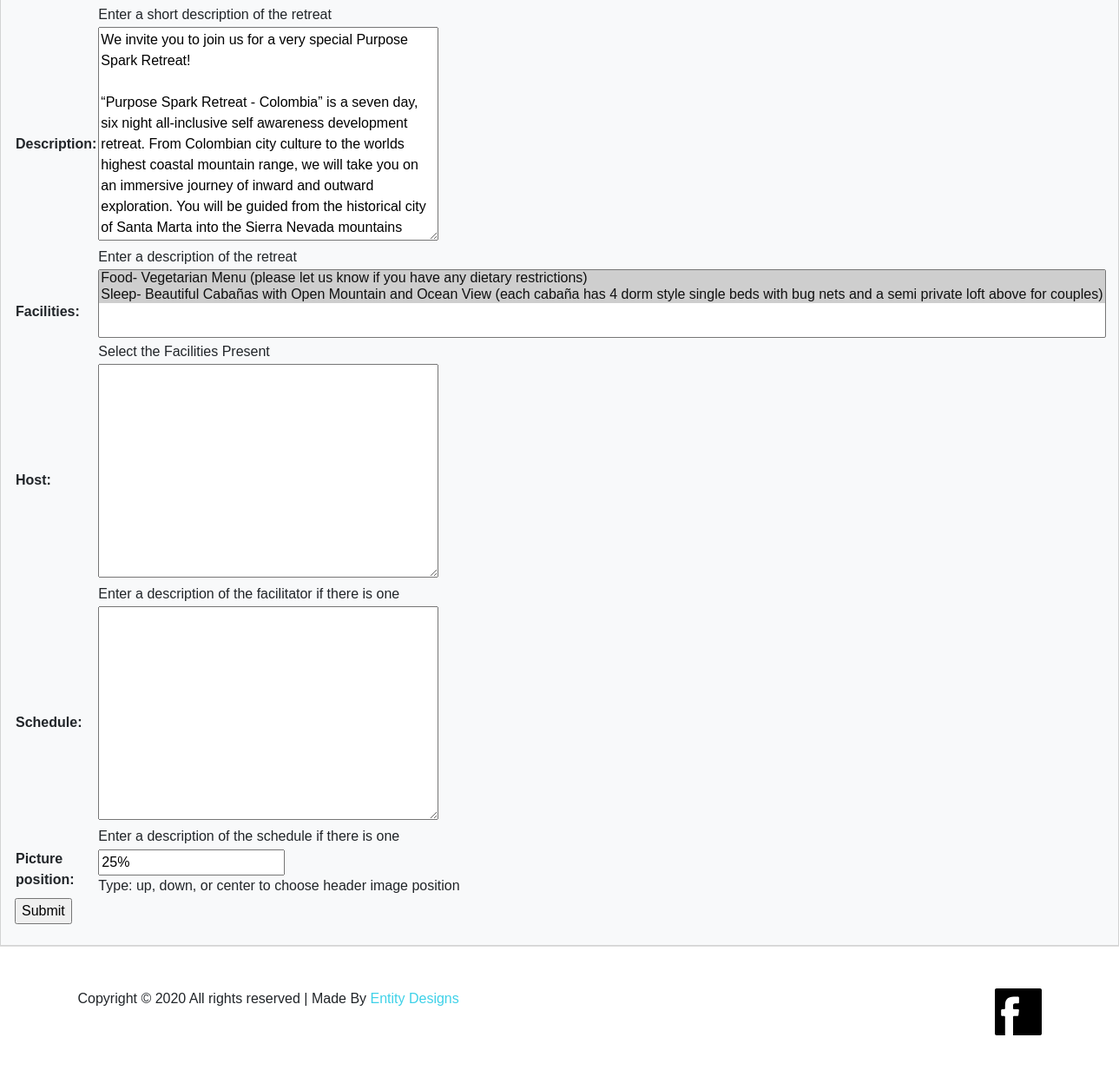
Before: /retreats/event/3/update/ (signed in, lower part) with the older database file.
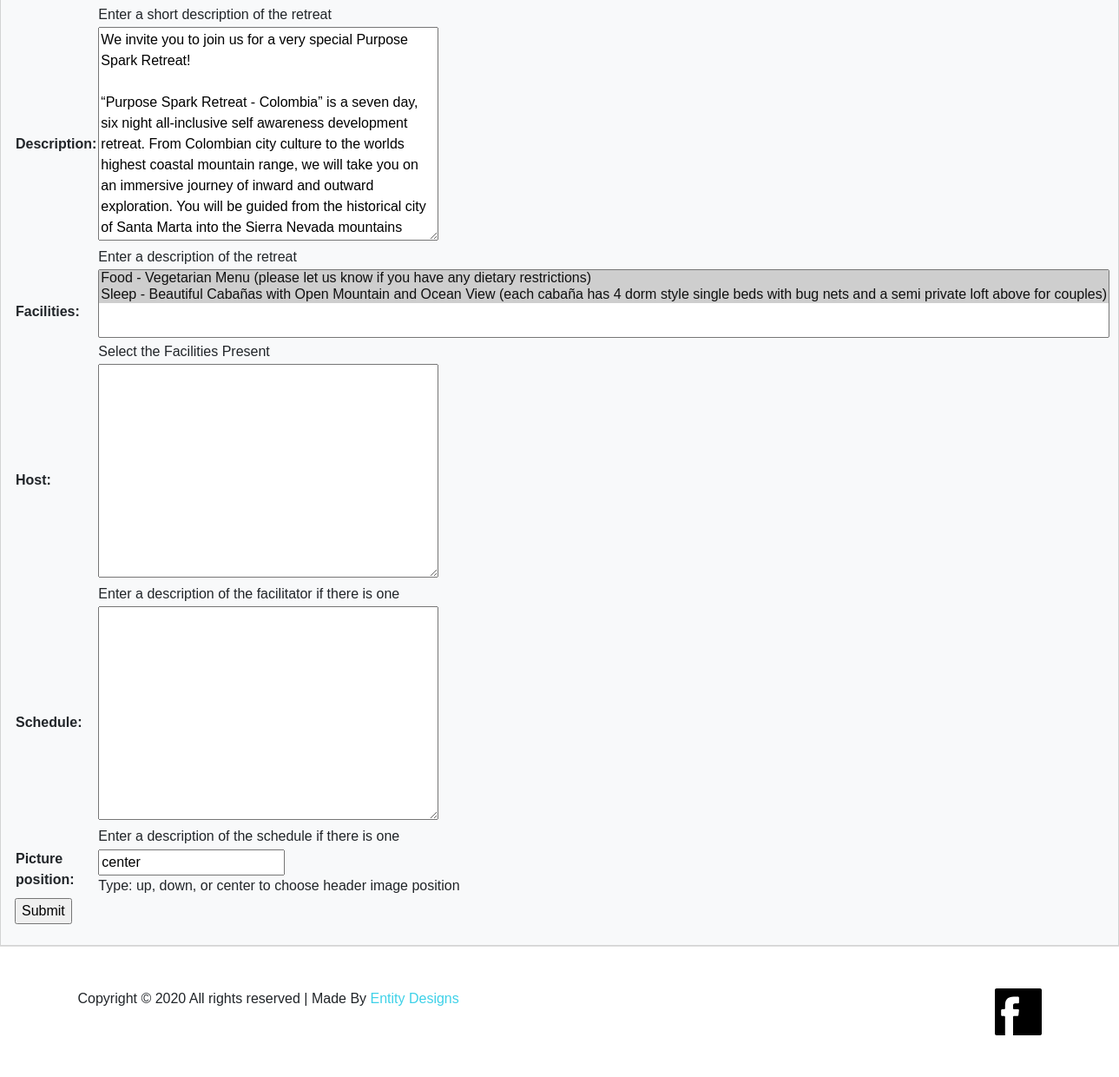
After: the same page with the newer database file.
### retreats/models.py (models this page shows, shortened)
class Event(models.Model):
    title = models.CharField(max_length=200)
    home_image = models.ImageField(upload_to='img/', blank=True, default='img/yoga.jpg')
    start_date = models.DateField()
    end_date = models.DateField(blank=True, null=True)
    short_description = models.TextField(max_length=350, help_text='Enter a short description of the retreat')
    description = models.TextField(max_length=1500, help_text='Enter a description of the retreat')
    facilities = models.ManyToManyField(Facility, help_text='Select the Facilities Present', blank=True)
    host = models.TextField(max_length=1000, null=True, blank=True, help_text='Enter a description of the facilitator if there is one')
    schedule = models.TextField(max_length=1000, null=True, blank=True, help_text='Enter a description of the schedule if there is one')
    picture_position = models.CharField(max_length=6, default='center', help_text='Type: up, down, or center to choose header image position ')
    class Meta:
        ordering = ['-start_date']
    @property
    def position(self):
        if self.picture_position == 'up':
            return '25%'
        elif self.picture_position == 'center':
            return 'center'
        elif self.picture_position == 'down':
            return '75%'

### retreats/views.py (the view)
# urls.py: path('event/<int:pk>/update/', views.EventUpdate.as_view(), name='event_update'),
class EventUpdate(LoginRequiredMixin, UpdateView):
    model = Event
    fields = '__all__'

### retreats/models.py (called while the page is built)
    def __str__(self):
        return self.name

### retreats/templates/retreats/event_form.html (shortened to what this page needs)
{% extends "base_generic.html" %}
{% block content %}
<section id="content" class="text-md-left text-center">
    <div class="container-fluid">
        <div class="row align-items-center px-3 py-4 grey-background">
            <form action="" method="post" enctype="multipart/form-data">
                <table>
                    {{ form.as_table }}
                </table>
                <input type="submit" value="Submit">
            </form>
        </div>
    </div>
</section>
{% endblock %}

Changed rows visible on the page:
changed Event: picture_position "25%" → "center"
Other visible differences:
form field facilities: "Food- Vegetarian Menu (please let us know if you have any dietary restrictions) ☑ / Sleep- Beautiful Cabañas with Open…" → "Food - Vegetarian Menu (please let us know if you have any dietary restrictions) ☑ / Sleep - Beautiful Cabañas with Open…"
